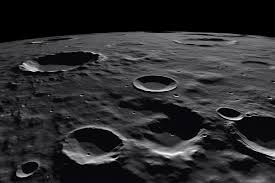
#> input picture moon_surface.jpg, 275 x 183 px
$ python spaceshuttle.py
#> lines starting #> are read from the running program, lines starting #| are printed output that depends on the picture; after the words box and inside, x2 and y2 are one past the last pixel; in counts of white or black regions, pixels touching at a corner belong together
import cv2
import numpy as np

# Load a simulated lunar surface image
terrain_image = cv2.imread("moon_surface.jpg", 0)  # Load in grayscale
#> terrain_image: shape (183, 275); min 0, max 255, mean 44.7

# Resize for display
terrain_image = cv2.resize(terrain_image, (800, 800))
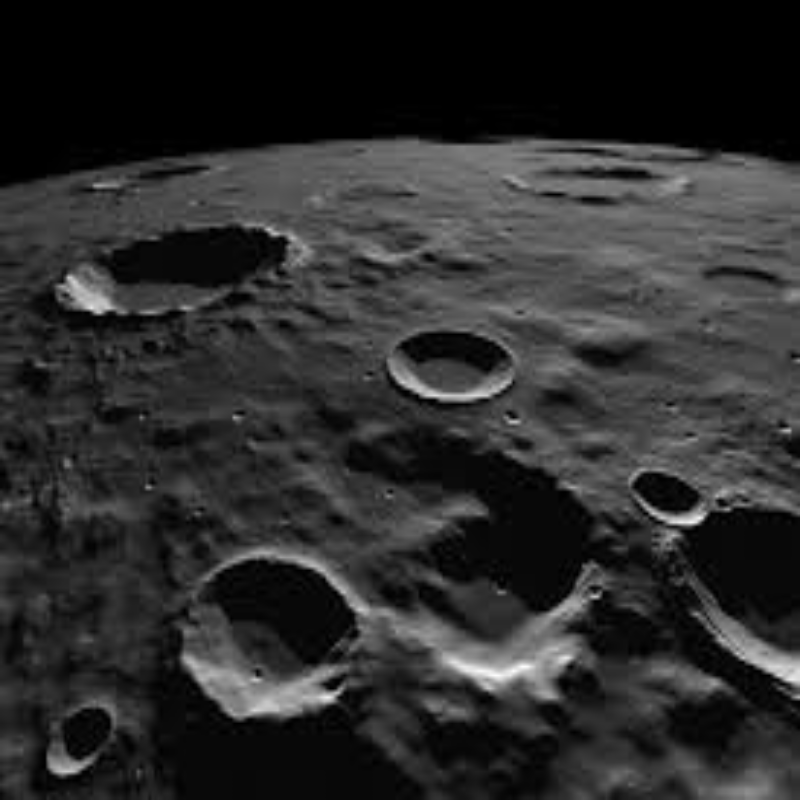
#> terrain_image: shape (800, 800); min 0, max 252, mean 44.6

# Parameters for simulation
altitude = 500  # Initial altitude (meters)
vertical_velocity = -2  # Descent speed (m/s)
camera_window_size = 200  # Size of the "camera" viewport
current_position = 0  # Start of the viewport

# Hazard detection function
def detect_hazards(terrain):
    edges = cv2.Canny(terrain, 50, 150)  # Detect edges
    contours, _ = cv2.findContours(edges, cv2.RETR_EXTERNAL, cv2.CHAIN_APPROX_SIMPLE)
    return edges, contours

while altitude > 0:
    # Simulate descent by moving the viewport
    current_position += abs(vertical_velocity)
    if current_position + camera_window_size > terrain_image.shape[0]:
        current_position = terrain_image.shape[0] - camera_window_size

    # Crop the current "camera view" from the terrain
    camera_view = terrain_image[current_position:current_position + camera_window_size, :]
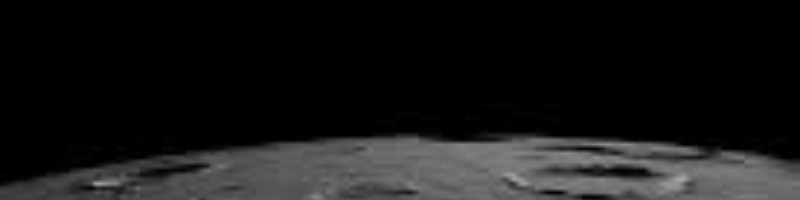
#> camera_view: shape (200, 800); min 0, max 171, mean 22.9
    camera_view_color = cv2.cvtColor(camera_view, cv2.COLOR_GRAY2BGR)

    # Hazard detection
    hazards, contours = detect_hazards(camera_view)
#> in detect_hazards, `edges = cv2.Canny(terrain, 50, 150)`:
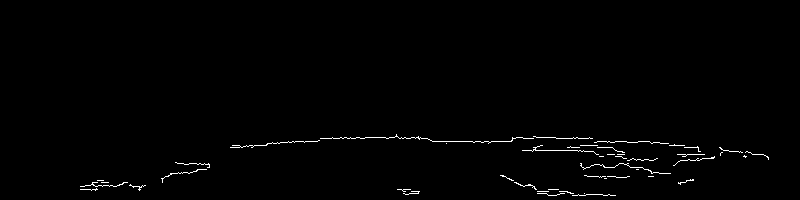
#> edges: shape (200, 800); 0.92% white in thin lines or dots, all inside (x1, y1, x2, y2) = (80, 134, 769, 196)
#> in detect_hazards, `contours, _ = cv2.findContours(edges, cv2.RETR_EXTERNAL, cv2.CHAIN_APP..`: contours = 46 contours, all with area under 20
#> contours = 46 contours, all with area under 20
    for contour in contours:
        cv2.drawContours(camera_view_color, [contour], -1, (0, 0, 255), 1)
#> this loop made 46 passes
#> contour on passes 2, 5, 7, 12, 14, 16, 17, 21, 28, 31, 32, 39: [[584, 193]], [[537, 191], [548, 191]], [[548, 189], [558, 189]], [[101, 182], [108, 182]], [[97, 180], [103, 180]], [[604, 178], [606, 178]], [[648, 176], [653, 176]], [[636, 169], [638, 169]], [[599, 156], [603, 156]], [[617, 154], [624, 154]], [[607, 154], [614, 154]], [[580, 145], [597, 145]]
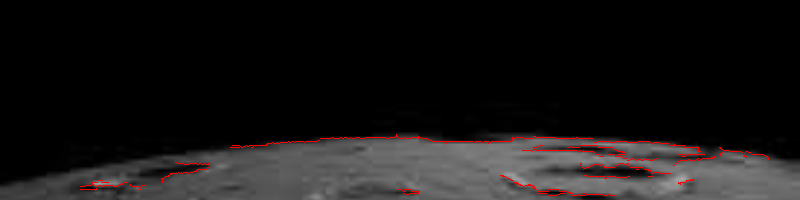
#> camera_view_color: shape (200, 800, 3); mean B, G, R 22.3, 22.3, 24.6

    # Overlay data
    cv2.putText(camera_view_color, f"Altitude: {altitude} m", (10, 20),
                cv2.FONT_HERSHEY_SIMPLEX, 0.6, (255, 255, 255), 2)
    cv2.putText(camera_view_color, f"Velocity: {vertical_velocity} m/s", (10, 50),
                cv2.FONT_HERSHEY_SIMPLEX, 0.6, (255, 255, 255), 2)
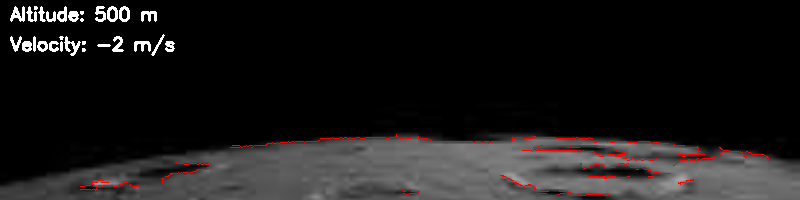
#> camera_view_color: shape (200, 800, 3); mean B, G, R 25.4, 25.4, 27.8

    # Show the "camera view"
    cv2.imshow("Lunar Lander Camera", camera_view_color)

    # Update parameters
    altitude += vertical_velocity

    # Break if 'q' is pressed
    if cv2.waitKey(100) & 0xFF == ord('q'):
#> (key q is pressed here)
        break

cv2.destroyAllWindows()

$ run again, with moon.jpg copied over moon_surface.jpg
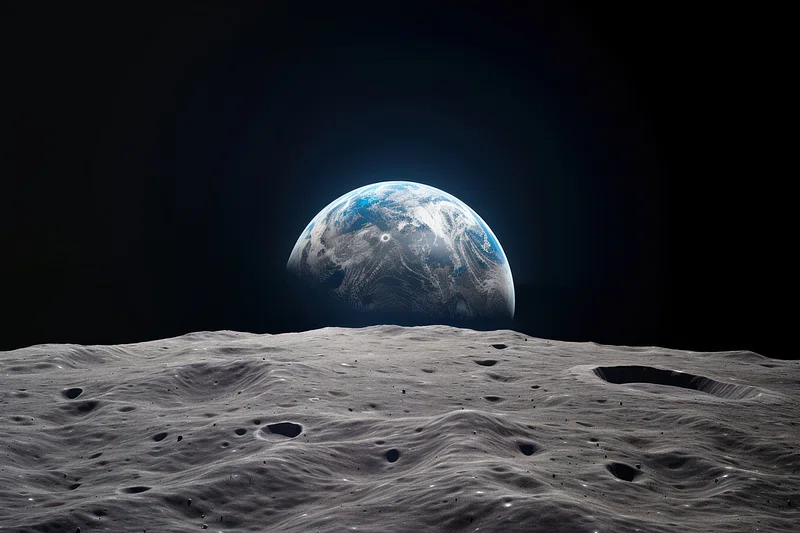
#> input picture moon.jpg, 800 x 533 px
#> `camera_view = terrain_image[current_position:current_position + camera..`:
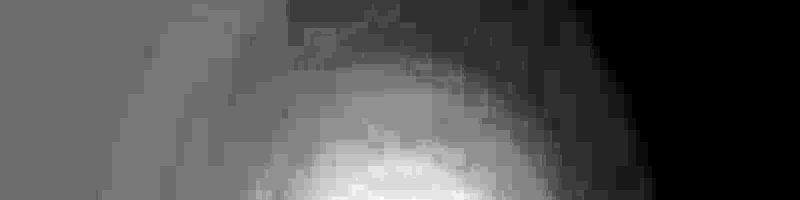
#> camera_view: shape (200, 800); min 0, max 21, mean 6.7; drawn with min black and max white
#> edges: shape (200, 800); every value is 0
#> in detect_hazards, `contours, _ = cv2.findContours(edges, cv2.RETR_EXTERNAL, cv2.CHAIN_APP..`: contours = []
#> `cv2.putText(camera_view_color, f"Velocity: {vertical_velocity} m/s", (..`:
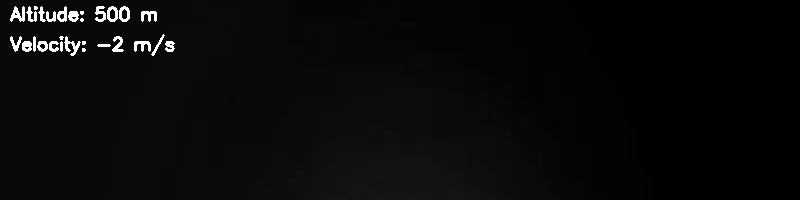
#> camera_view_color: shape (200, 800, 3); min 0, max 255, mean 9.7
